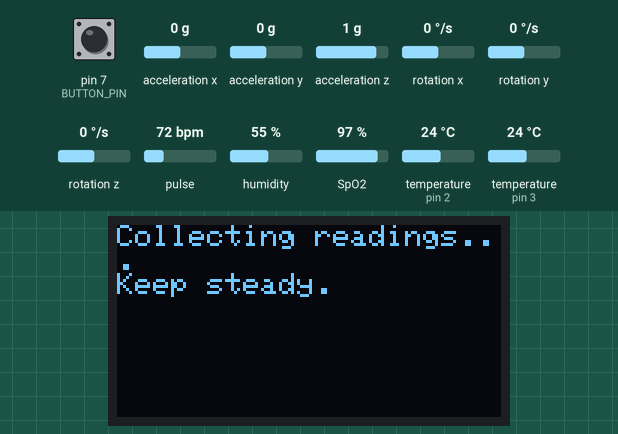
Simulated run of this sketch. Board: Arduino Mega 2560, built with avr-gcc and run on an emulated ATmega2560. On the bench: 128×64 one-colour display. The inputs (shaded band) are chosen by the test bench; at power-on: SpO2 97 %, pulse 72 bpm, humidity 55 %, pin 7 (BUTTON_PIN) HIGH, acceleration x 0 g, acceleration y 0 g, acceleration z 1 g, rotation x 0 °/s, rotation y 0 °/s, rotation z 0 °/s, temperature (sensors on pin 2, pin 3) 24 °C. The audio player accepts every command and is not drawn; what the sketch prints to the serial monitor is not drawn.

Above: at 0.9 s.
At 23.8 s:
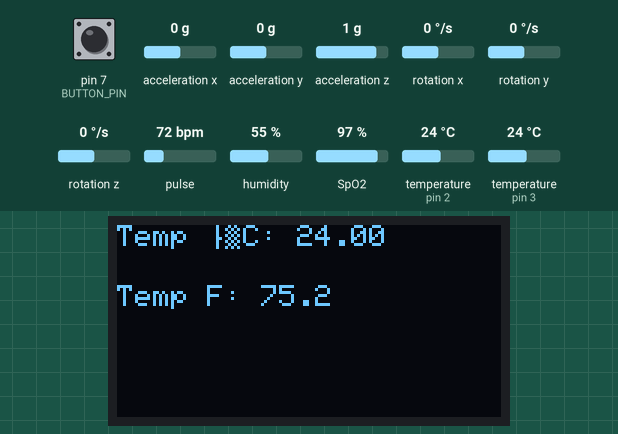
23.9 s: SpO2 set to 100 %
44.7 s: pulse set to 42 bpm
At 53.8 s:
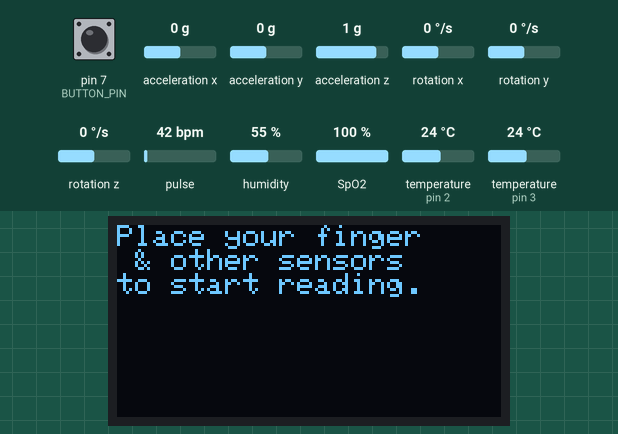
55.6 s: SpO2 set to 80 %
At 65.2 s:
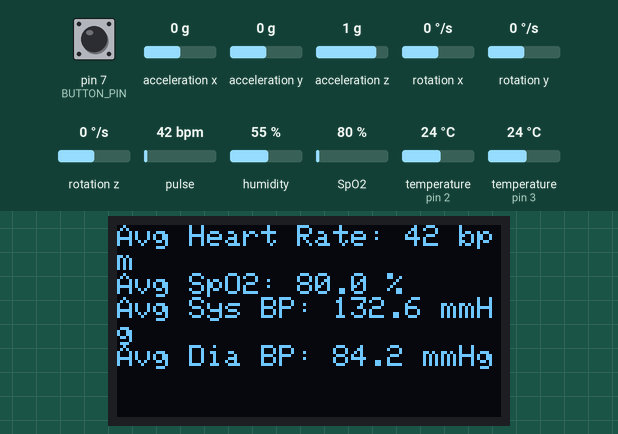
67.6 s: humidity set to 22 %
At 81.9 s:
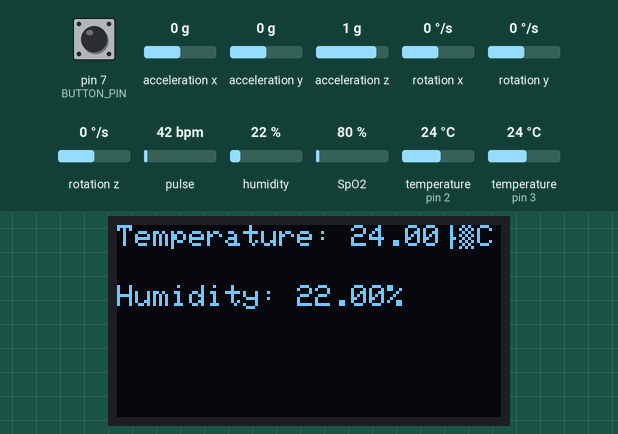
Timing chart, 0 to 83.4 s (numbered marks = the images above; inputs shaded):
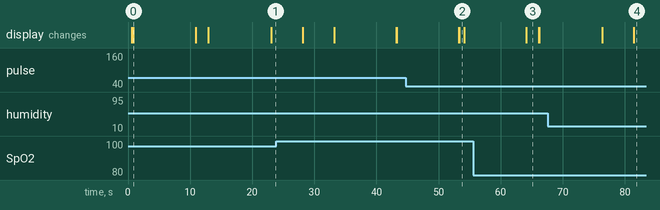

The sketch:

final3.ino
```cpp
#include <Wire.h>
#include <Adafruit_GFX.h>
#include <Adafruit_SSD1306.h>
#include "MAX30100_PulseOximeter.h"
#include <MPU6050.h>
#include "DFRobotDFPlayerMini.h"
#include <OneWire.h>
#include <DallasTemperature.h>
#include <DHT.h>


// OLED Display settings
#define SCREEN_WIDTH 128
#define SCREEN_HEIGHT 64
#define OLED_RESET -1
Adafruit_SSD1306 display(SCREEN_WIDTH, SCREEN_HEIGHT, &Wire, OLED_RESET);

// MAX30100 sensor settings
PulseOximeter pox;
#define REPORTING_PERIOD_MS 1000  // Report every 1 second
uint32_t tsLastReport = 0;

// Blood pressure calibration constants
#define BASELINE_SBP 120
#define BASELINE_DBP 80
#define CALIBRATION_CONSTANT_SBP 0.3
#define CALIBRATION_CONSTANT_DBP 0.1
#define MAX_READINGS 20
int heartRateBuffer[MAX_READINGS] = { 0 };
int bufferIndex = 0;
int bufferCount = 0;

// MPU6050 Fall Detection settings
MPU6050 mpu;
#define FALL_THRESHOLD 200
#define STABILIZATION_THRESHOLD 20
#define STABILIZATION_TIME 1000

bool fallDetected = false;
unsigned long stabilizationStartTime = 0;
bool fingerDetected = false;


#define FPSerial Serial1

DFRobotDFPlayerMini myDFPlayer;

// Data wire is plugged into port 2 on the Arduino
#define ONE_WIRE_BUS 2
#define TEMPERATURE_PRECISION 9  // Lower resolution

// Setup a oneWire instance to communicate with any OneWire devices (not just Maxim/Dallas temperature ICs)
OneWire oneWire(ONE_WIRE_BUS);

// Pass our oneWire reference to Dallas Temperature.
DallasTemperature sensors(&oneWire);

int numberOfDevices;  // Number of temperature devices found

DeviceAddress tempDeviceAddress;  // We'll use this variable to store a found device address


// Button switch input pin
#define BUTTON_PIN 7  // Define the button pin


// DHT11 sensor settings
#define DHTPIN 3       // Pin connected to the DHT11 sensor data pin
#define DHTTYPE DHT11  // Define the type of DHT sensor
DHT dht(DHTPIN, DHTTYPE);


// Callback for MAX30100 on beat detection
void onBeatDetected() {
  fingerDetected = true;
}

// Function to reset for a new blood pressure reading
void resetForNextReading() {
  fingerDetected = false;
  bufferIndex = 0;
  bufferCount = 0;

  memset(heartRateBuffer, 0, sizeof(heartRateBuffer));

  if (!pox.begin()) {
    Serial.println("FAILED to reinitialize MAX30100 sensor");
    return;
  }
  pox.setIRLedCurrent(MAX30100_LED_CURR_24MA);

  display.clearDisplay();
  display.setCursor(0, 0);
  display.println("Place your finger");
  display.println(" & other sensors");
  display.println("to start reading.");
  display.display();
  Serial.println("Place your finger & other sensors to start reading.");
}

// Function to calculate and display average blood pressure
void calculateAndDisplayAverage() {
  if (bufferCount == 0) {
    Serial.println("No valid readings captured.");
    display.clearDisplay();
    display.setCursor(0, 0);
    display.println("No valid readings.");
    display.println("Try again.");
    display.display();
    return;
  }

  int totalHeartRate = 0;
  for (int i = 0; i < bufferCount; i++) {
    totalHeartRate += heartRateBuffer[i];
  }

  int averageHeartRate = totalHeartRate / bufferCount;
  float averageSystolicBP = BASELINE_SBP + CALIBRATION_CONSTANT_SBP * averageHeartRate;
  float averageDiastolicBP = BASELINE_DBP + CALIBRATION_CONSTANT_DBP * averageHeartRate;
  float averageSpO2 = pox.getSpO2();

  display.clearDisplay();
  display.setCursor(0, 0);
  display.print("Avg Heart Rate: ");
  display.print(averageHeartRate);
  display.println(" bpm");
  display.print("Avg SpO2: ");
  display.print(averageSpO2, 1);
  display.println(" %");
  display.print("Avg Sys BP: ");
  display.print(averageSystolicBP, 1);
  display.println(" mmHg");
  display.print("Avg Dia BP: ");
  display.print(averageDiastolicBP, 1);
  display.println(" mmHg");
  display.display();

  Serial.println("Final Average Readings:");
  Serial.print("Heart Rate: ");
  Serial.print(averageHeartRate);
  Serial.println(" bpm");
  Serial.print("SpO2: ");
  Serial.print(averageSpO2, 1);
  Serial.println(" %");
  Serial.print("Systolic BP: ");
  Serial.print(averageSystolicBP, 1);
  Serial.println(" mmHg");
  Serial.print("Diastolic BP: ");
  Serial.print(averageDiastolicBP, 1);
  Serial.println(" mmHg");

  delay(2000);

  // Post-reading instruction
  display.clearDisplay();
  display.setCursor(0, 0);
  display.println("Remove your finger.");
  display.println("Place it again for");
  display.println("a new reading.");
  display.display();


  Serial.println("Remove your finger. Place it again for a new reading");

  printTemperature();
}

// Initialize MPU6050
void initFallDetection() {
  Serial.println("Initialize MPU6050");
  while (!mpu.begin(MPU6050_SCALE_2000DPS, MPU6050_RANGE_2G)) {
    Serial.println("Could not find a valid MPU6050 sensor, check wiring!");
    delay(500);
  }
  mpu.calibrateGyro();
  mpu.setThreshold(3);
  Serial.println("MPU6050 initialized successfully");
}

// Function to check for falls
void checkForFalls() {
  Vector normGyro = mpu.readNormalizeGyro();
  float totalGyro = sqrt(normGyro.XAxis * normGyro.XAxis + normGyro.YAxis * normGyro.YAxis + normGyro.ZAxis * normGyro.ZAxis);

  // Only check for falls if the button is not pressed (if the switch is off).
  if (!fallDetected && totalGyro > FALL_THRESHOLD) {
    fallDetected = true;
    Serial.println("ALERT: Fall detected!");
    display.clearDisplay();
    display.setCursor(0, 0);
    display.println("Fall Detected!");
    display.display();
    myDFPlayer.play(1);
    // Play the audio for 1 second if the button is pressed
    if (digitalRead(BUTTON_PIN) == HIGH) {
      while (digitalRead(BUTTON_PIN) == LOW) {
        myDFPlayer.play(1);  // Play the first track (0001.mp3)
        delay(1000);         // Play audio for 1 second
      }
    }

    stabilizationStartTime = millis();
  }

  // If a fall is detected, check if the user has stabilized.
  if (fallDetected) {
    if (totalGyro < STABILIZATION_THRESHOLD) {
      if (millis() - stabilizationStartTime >= STABILIZATION_TIME) {
        fallDetected = false;
        Serial.println("Stabilization complete. Fall state cleared.");

        display.clearDisplay();
        display.setCursor(0, 0);
        display.println("Stabilized.");
        display.println("Place your finger");
        display.println("to start reading.");
        display.display();

        myDFPlayer.stop();  // Stop the music only after stabilization
        resetForNextReading();
      }
    } else {
      stabilizationStartTime = millis();
    }
  }
}


void ECGcalculation() {
  if (digitalRead(10) == 1 || digitalRead(11) == 1) {
    Serial.println(0);
  } else {
    Serial.println(analogRead(A0));
  }
  delay(10);
}


// function to print the temperature for a device
void printTemperature() {
  // call sensors.requestTemperatures() to issue a global temperature
  // request to all devices on the bus
  Serial.print("Requesting temperatures Hold Sensor...");
  display.clearDisplay();
  display.setCursor(0, 0);
  display.print("Requesting temperatures");
  display.print(" Hold Sensor...");
  display.display();
  delay(10000);
  sensors.requestTemperatures();  // Send the command to get temperatures
  Serial.println("DONE");


  float tempC = sensors.getTempC(tempDeviceAddress);
  if (tempC == DEVICE_DISCONNECTED_C) {
    Serial.println("Error: Could not read temperature data");
    return;
  }

  Serial.print("Temp C: ");
  Serial.print(tempC);
  Serial.print(" Temp F: ");
  Serial.println(DallasTemperature::toFahrenheit(tempC));  // Converts tempC to Fahrenheit

  display.clearDisplay();
  display.setCursor(0, 0);
  display.print("Temp °C: ");
  display.print(tempC);

  display.setCursor(0, 20);
  display.print("Temp F: ");
  display.print(DallasTemperature::toFahrenheit(tempC), 1);
  display.display();
  delay(5000);


  // Read temperature and humidity from DHT11 sensor
  float temp = dht.readTemperature();  // Read temperature in Celsius
  float hum = dht.readHumidity();      // Read humidity

  // Check if the readings are valid
  if (isnan(temp) || isnan(hum)) {
    Serial.println("Failed to read from DHT sensor!");
  } else {
    // Print to Serial Monitor
    Serial.print("Room Temperature: ");
    Serial.print(temp);
    Serial.println(" °C");

    Serial.print("Humidity: ");
    Serial.print(hum);
    Serial.println(" %");


    display.clearDisplay();          // Clear the display
    display.setCursor(0, 0);         // Set cursor at the top-left corner
    display.print("Temperature: ");  // Print "Temperature:"
    display.print(temp);             // Print the temperature value
    display.print("°C");             // Add the unit (°C)

    display.setCursor(0, 20);     // Move the cursor to the next line (20 pixels below)
    display.print("Humidity: ");  // Print "Humidity:"
    display.print(hum);           // Print the humidity value
    display.print("%");           // Add the unit (%)

    display.display();  // Update the display to show the values
  }

  delay(5000);
}


// function to print a device address
void printAddress(DeviceAddress deviceAddress) {
  for (uint8_t i = 0; i < 8; i++) {
    if (deviceAddress[i] < 16) Serial.print("0");
    Serial.print(deviceAddress[i], HEX);
  }
}


// Function to handle the button press and play sound continuously while pressed
void handleButtonPress() {
  static bool lastButtonState = LOW;
  bool currentButtonState = digitalRead(BUTTON_PIN);  // Read the state of the button

  if (lastButtonState == LOW && currentButtonState == HIGH) {         // Button pressed
    myDFPlayer.play(1);                                               // Play the first track (0001.mp3)
  } else if (lastButtonState == HIGH && currentButtonState == LOW) {  // Button released
    myDFPlayer.stop();                                                // Stop the music
  }

  lastButtonState = currentButtonState;  // Update the last state
}


void setup() {

  FPSerial.begin(9600);  // Initialize the serial communication with DFPlayer Mini
  Serial.begin(115200);
  pinMode(10, INPUT);  //ECG LO+
  pinMode(11, INPUT);  //ECG LO-
  // Initialize button pin
  pinMode(BUTTON_PIN, INPUT_PULLUP);

  if (!display.begin(SSD1306_SWITCHCAPVCC, 0x3C)) {
    Serial.println("SSD1306 allocation failed");
    for (;;)
      ;
  }
  display.clearDisplay();
  display.setTextSize(1);
  display.setTextColor(SSD1306_WHITE);

  if (!pox.begin()) {
    Serial.println("FAILED to initialize MAX30100 sensor");
    display.println("FAILED to initialize MAX30100 sensor");
    display.display();
    for (;;)
      ;
  }
  pox.setIRLedCurrent(MAX30100_LED_CURR_24MA);
  pox.setOnBeatDetectedCallback(onBeatDetected);

  // Initialize DFPlayer Mini
  if (!myDFPlayer.begin(FPSerial, /*isACK = */ true, /*doReset = */ true)) {
    Serial.println(F("Unable to begin! Please check the connection and SD card."));
    display.println("Unable to begin! Please ");
    display.println("check the connection and SD card.");
    display.display();
    while (true) { delay(0); }  // Halt the program if DFPlayer is not detected
  }

  Serial.println(F("DFPlayer Mini initialized."));
  myDFPlayer.volume(10);  // Set the volume (0 to 30)

  // Start up the library
  sensors.begin();

  // Grab a count of devices on the wire
  numberOfDevices = sensors.getDeviceCount();

  // locate devices on the bus
  Serial.print("Locating devices...");

  Serial.print("Found ");
  Serial.print(numberOfDevices, DEC);
  Serial.println(" devices.");

  // report parasite power requirements
  Serial.print("Parasite power is: ");
  if (sensors.isParasitePowerMode()) Serial.println("ON");
  else Serial.println("OFF");

  // Loop through each device, print out address
  for (int i = 0; i < numberOfDevices; i++) {
    // Search the wire for address
    if (sensors.getAddress(tempDeviceAddress, i)) {
      Serial.print("Found device ");
      Serial.print(i, DEC);
      Serial.print(" with address: ");
      printAddress(tempDeviceAddress);
      Serial.println();

      Serial.print("Setting resolution to ");
      Serial.println(TEMPERATURE_PRECISION, DEC);

      // set the resolution to TEMPERATURE_PRECISION bit (Each Dallas/Maxim device is capable of several different resolutions)
      sensors.setResolution(tempDeviceAddress, TEMPERATURE_PRECISION);

      Serial.print("Resolution actually set to: ");
      Serial.print(sensors.getResolution(tempDeviceAddress), DEC);
      Serial.println();
    } else {
      Serial.print("Found ghost device at ");
      Serial.print(i, DEC);
      Serial.print(" but could not detect address. Check power and cabling");
    }
  }

  dht.begin();  // Initialize DHT sensor
  Serial.println("DHT11 Sensor Initialized");

  initFallDetection();
  resetForNextReading();
}


void loop() {
  pox.update();
  checkForFalls();
  handleButtonPress();  // Continuously check for button presses

  static unsigned long startTime = 0;
  static bool waitingForReadings = false;

  if (fingerDetected && !waitingForReadings) {
    waitingForReadings = true;
    startTime = millis();
    display.clearDisplay();
    display.setCursor(0, 0);
    display.println("Collecting readings...");
    display.println("Keep steady.");
    display.display();

    Serial.println("Collecting Readings.....Keep steady.");
  }

  if (waitingForReadings) {
    if (millis() - startTime <= 10000) {  // Collect readings for 10 seconds
      float heartRate = pox.getHeartRate();
      float spo2 = pox.getSpO2();

      if (heartRate > 40 && heartRate < 200 && spo2 > 70 && spo2 < 100) {
        heartRateBuffer[bufferIndex] = round(heartRate);
        bufferIndex = (bufferIndex + 1) % MAX_READINGS;
        if (bufferCount < MAX_READINGS) bufferCount++;
      }
    } else {
      waitingForReadings = false;
      calculateAndDisplayAverage();
      resetForNextReading();
    }
  }

  // ECGcalculation();
}
```

Measured:
- after the input at 44.7 s, the display: first differs from a run without the input after 8.6 s (image 2)
- after the input at 55.6 s, the display: changes after 8.5 s (image 3)
- what the display in image 0 shows lasts 10.0 s, from 0.9 s to 10.9 s
- what the display in image 2 shows lasts 0.8 s, from 53.3 s to 54.1 s
- what the display in image 3 shows lasts 2.1 s, from 64.1 s to 66.2 s
